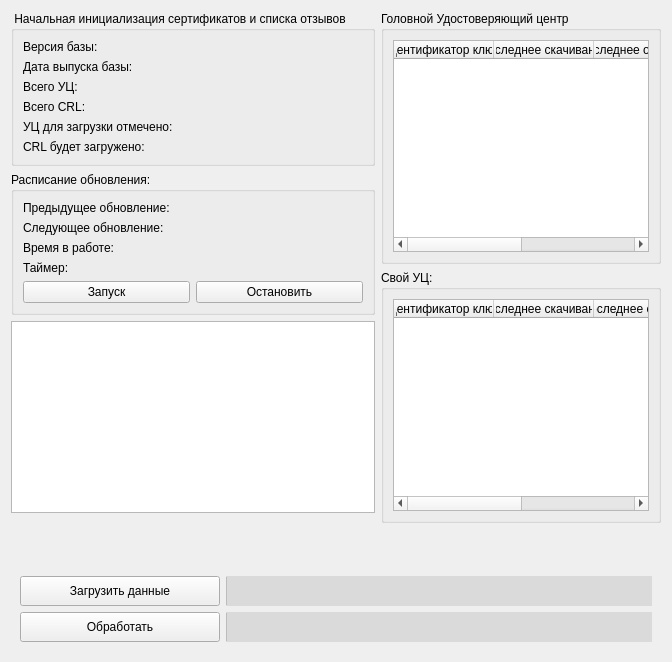
      <widget class="QWidget" name="tab">
       <attribute name="title">
        <string>Инициализация</string>
       </attribute>
       <layout class="QVBoxLayout" name="verticalLayout_3">
        <item>
         <layout class="QVBoxLayout" name="verticalLayout_2">
          <item>
           <layout class="QVBoxLayout" name="verticalLayout_5">
            <item>
             <layout class="QHBoxLayout" name="horizontalLayout_13">
              <item>
               <layout class="QVBoxLayout" name="verticalLayout_34">
                <item alignment="Qt::AlignTop">
                 <widget class="QFrame" name="frame_10">
                  <property name="frameShape">
                   <enum>QFrame::NoFrame</enum>
                  </property>
                  <property name="frameShadow">
                   <enum>QFrame::Raised</enum>
                  </property>
                  <layout class="QVBoxLayout" name="verticalLayout_37">
                   <property name="spacing">
                    <number>0</number>
                   </property>
                   <property name="leftMargin">
                    <number>0</number>
                   </property>
                   <property name="topMargin">
                    <number>0</number>
                   </property>
                   <property name="rightMargin">
                    <number>0</number>
                   </property>
                   <property name="bottomMargin">
                    <number>0</number>
                   </property>
                   <item>
                    <widget class="QGroupBox" name="groupBox">
                     <property name="maximumSize">
                      <size>
                       <width>500</width>
                       <height>182</height>
                      </size>
                     </property>
                     <property name="title">
                      <string> Начальная инициализация сертификатов и списка отзывов</string>
                     </property>
                     <layout class="QVBoxLayout" name="verticalLayout_14">
                      <item>
                       <layout class="QVBoxLayout" name="verticalLayout_13">
                        <item>
                         <widget class="QLabel" name="label_3">
                          <property name="text">
                           <string>Версия базы:</string>
                          </property>
                         </widget>
                        </item>
                        <item>
                         <widget class="QLabel" name="label_2">
                          <property name="text">
                           <string>Дата выпуска базы:</string>
                          </property>
                         </widget>
                        </item>
                        <item>
                         <widget class="QLabel" name="label">
                          <property name="text">
                           <string>Всего УЦ:</string>
                          </property>
                         </widget>
                        </item>
                        <item>
                         <widget class="QLabel" name="label_4">
                          <property name="text">
                           <string>Всего CRL:</string>
                          </property>
                         </widget>
                        </item>
                        <item>
                         <widget class="QLabel" name="label_5">
                          <property name="text">
                           <string>УЦ для загрузки отмечено:</string>
                          </property>
                         </widget>
                        </item>
                        <item>
                         <widget class="QLabel" name="label_6">
                          <property name="text">
                           <string>CRL будет загружено:</string>
                          </property>
                         </widget>
                        </item>
                       </layout>
                      </item>
                     </layout>
                    </widget>
                   </item>
                  </layout>
                 </widget>
                </item>
                <item alignment="Qt::AlignTop">
                 <widget class="QGroupBox" name="groupBox_17">
                  <property name="title">
                   <string>Расписание обновления:</string>
                  </property>
                  <layout class="QVBoxLayout" name="verticalLayout_94">
                   <item>
                    <layout class="QVBoxLayout" name="verticalLayout_93">
                     <item>
                      <widget class="QLabel" name="label_37">
                       <property name="text">
                        <string>Предыдущее обновление: </string>
                       </property>
                      </widget>
                     </item>
                     <item>
                      <widget class="QLabel" name="label_38">
                       <property name="text">
                        <string>Следующее обновление:</string>
                       </property>
                      </widget>
                     </item>
                     <item>
                      <widget class="QLabel" name="label_36">
                       <property name="text">
                        <string>Время в работе:</string>
                       </property>
                      </widget>
                     </item>
                     <item>
                      <widget class="QLabel" name="label_15">
                       <property name="text">
                        <string>Таймер:</string>
                       </property>
                      </widget>
                     </item>
                    </layout>
                   </item>
                   <item>
                    <layout class="QHBoxLayout" name="horizontalLayout_73">
                     <item>
                      <widget class="QPushButton" name="pushButton_19">
                       <property name="text">
                        <string>Запуск</string>
                       </property>
                      </widget>
                     </item>
                     <item>
                      <widget class="QPushButton" name="pushButton_20">
                       <property name="text">
                        <string>Остановить</string>
                       </property>
                      </widget>
                     </item>
                    </layout>
                   </item>
                  </layout>
                 </widget>
                </item>
                <item>
                 <widget class="QListWidget" name="listWidget">
                  <property name="sizePolicy">
                   <sizepolicy hsizetype="Preferred" vsizetype="Expanding">
                    <horstretch>0</horstretch>
                    <verstretch>0</verstretch>
                   </sizepolicy>
                  </property>
                 </widget>
                </item>
                <item alignment="Qt::AlignHCenter|Qt::AlignBottom">
                 <widget class="QFrame" name="frame_11">
                  <property name="frameShape">
                   <enum>QFrame::NoFrame</enum>
                  </property>
                  <property name="frameShadow">
                   <enum>QFrame::Raised</enum>
                  </property>
                  <layout class="QVBoxLayout" name="verticalLayout_38">
                   <property name="spacing">
                    <number>0</number>
                   </property>
                   <property name="leftMargin">
                    <number>0</number>
                   </property>
                   <property name="topMargin">
                    <number>0</number>
                   </property>
                   <property name="rightMargin">
                    <number>0</number>
                   </property>
                   <property name="bottomMargin">
                    <number>0</number>
                   </property>
                   <item>
                    <widget class="QFrame" name="frame_12">
                     <property name="frameShape">
                      <enum>QFrame::NoFrame</enum>
                     </property>
                     <property name="frameShadow">
                      <enum>QFrame::Raised</enum>
                     </property>
                     <layout class="QHBoxLayout" name="horizontalLayout_2">
                      <property name="spacing">
                       <number>1</number>
                      </property>
                      <property name="leftMargin">
                       <number>1</number>
                      </property>
                      <property name="topMargin">
                       <number>1</number>
                      </property>
                      <property name="rightMargin">
                       <number>1</number>
                      </property>
                      <property name="bottomMargin">
                       <number>1</number>
                      </property>
                     </layout>
                    </widget>
                   </item>
                   <item>
                    <widget class="QFrame" name="frame_13">
                     <property name="frameShape">
                      <enum>QFrame::NoFrame</enum>
                     </property>
                     <property name="frameShadow">
                      <enum>QFrame::Raised</enum>
                     </property>
                     <layout class="QHBoxLayout" name="horizontalLayout_3">
                      <property name="spacing">
                       <number>1</number>
                      </property>
                      <property name="leftMargin">
                       <number>1</number>
                      </property>
                      <property name="topMargin">
                       <number>1</number>
                      </property>
                      <property name="rightMargin">
                       <number>1</number>
                      </property>
                      <property name="bottomMargin">
                       <number>1</number>
                      </property>
                     </layout>
                    </widget>
                   </item>
                  </layout>
                 </widget>
                </item>
               </layout>
              </item>
              <item>
               <layout class="QVBoxLayout" name="verticalLayout_33">
                <item>
                 <widget class="QGroupBox" name="groupBox_2">
                  <property name="title">
                   <string>Головной Удостоверяющий центр</string>
                  </property>
                  <layout class="QVBoxLayout" name="verticalLayout_35">
                   <item>
                    <widget class="QTableWidget" name="tableWidget_7">
                     <property name="verticalScrollBarPolicy">
                      <enum>Qt::ScrollBarAlwaysOff</enum>
                     </property>
                     <property name="sortingEnabled">
                      <bool>true</bool>
                     </property>
                     <attribute name="verticalHeaderVisible">
                      <bool>false</bool>
                     </attribute>
                     <column>
                      <property name="text">
                       <string>Идентификатор ключа</string>
                      </property>
                     </column>
                     <column>
                      <property name="text">
                       <string>Последнее скачивание</string>
                      </property>
                     </column>
                     <column>
                      <property name="text">
                       <string>Последнее обновление</string>
                      </property>
                     </column>
                     <column>
                      <property name="text">
                       <string>Следующее обновление</string>
                      </property>
                     </column>
                    </widget>
                   </item>
                  </layout>
                 </widget>
                </item>
                <item>
                 <widget class="QGroupBox" name="groupBox_3">
                  <property name="title">
                   <string>Свой УЦ: </string>
                  </property>
                  <layout class="QVBoxLayout" name="verticalLayout_36">
                   <item>
                    <widget class="QTableWidget" name="tableWidget_8">
                     <property name="verticalScrollBarPolicy">
                      <enum>Qt::ScrollBarAlwaysOff</enum>
                     </property>
                     <property name="sortingEnabled">
                      <bool>true</bool>
                     </property>
                     <attribute name="verticalHeaderVisible">
                      <bool>false</bool>
                     </attribute>
                     <column>
                      <property name="text">
                       <string>Идентификатор ключа</string>
                      </property>
                     </column>
                     <column>
                      <property name="text">
                       <string>Последнее скачивание</string>
                      </property>
                     </column>
                     <column>
                      <property name="text">
                       <string>Последнее обновлени</string>
                      </property>
                     </column>
                     <column>
                      <property name="text">
                       <string>Следующее обновление</string>
                      </property>
                     </column>
                    </widget>
                   </item>
                  </layout>
                 </widget>
                </item>
               </layout>
              </item>
             </layout>
            </item>
           </layout>
          </item>
          <item>
           <layout class="QVBoxLayout" name="verticalLayout_4">
            <item>
             <layout class="QVBoxLayout" name="verticalLayout_6">
              <item>
               <widget class="QFrame" name="frame_3">
                <property name="frameShape">
                 <enum>QFrame::NoFrame</enum>
                </property>
                <property name="frameShadow">
                 <enum>QFrame::Raised</enum>
                </property>
                <layout class="QVBoxLayout" name="verticalLayout_16">
                 <property name="spacing">
                  <number>6</number>
                 </property>
                 <property name="leftMargin">
                  <number>9</number>
                 </property>
                 <property name="rightMargin">
                  <number>9</number>
                 </property>
                 <item>
                  <widget class="QFrame" name="frame_14">
                   <property name="frameShape">
                    <enum>QFrame::NoFrame</enum>
                   </property>
                   <property name="frameShadow">
                    <enum>QFrame::Plain</enum>
                   </property>
                   <layout class="QHBoxLayout" name="horizontalLayout_14">
                    <property name="spacing">
                     <number>6</number>
                    </property>
                    <property name="leftMargin">
                     <number>0</number>
                    </property>
                    <property name="topMargin">
                     <number>0</number>
                    </property>
                    <property name="rightMargin">
                     <number>0</number>
                    </property>
                    <property name="bottomMargin">
                     <number>0</number>
                    </property>
                    <item>
                     <layout class="QVBoxLayout" name="verticalLayout_15">
                      <item>
                       <widget class="QLabel" name="label_7">
                        <property name="text">
                         <string/>
                        </property>
                       </widget>
                      </item>
                     </layout>
                    </item>
                   </layout>
                  </widget>
                 </item>
                </layout>
               </widget>
              </item>
             </layout>
            </item>
            <item>
             <layout class="QVBoxLayout" name="verticalLayout_7">
              <item>
               <widget class="QFrame" name="frame">
                <property name="frameShape">
                 <enum>QFrame::NoFrame</enum>
                </property>
                <property name="frameShadow">
                 <enum>QFrame::Raised</enum>
                </property>
                <layout class="QHBoxLayout" name="horizontalLayout_5">
                 <item alignment="Qt::AlignBottom">
                  <widget class="QFrame" name="frame_2">
                   <property name="enabled">
                    <bool>true</bool>
                   </property>
                   <property name="sizePolicy">
                    <sizepolicy hsizetype="Preferred" vsizetype="Preferred">
                     <horstretch>0</horstretch>
                     <verstretch>0</verstretch>
                    </sizepolicy>
                   </property>
                   <property name="minimumSize">
                    <size>
                     <width>0</width>
                     <height>0</height>
                    </size>
                   </property>
                   <property name="styleSheet">
                    <string notr="true">;
border-color: rgb(0, 0, 0);</string>
                   </property>
                   <property name="frameShape">
                    <enum>QFrame::NoFrame</enum>
                   </property>
                   <property name="frameShadow">
                    <enum>QFrame::Raised</enum>
                   </property>
                   <layout class="QHBoxLayout" name="horizontalLayout_4">
                    <property name="spacing">
                     <number>6</number>
                    </property>
                    <property name="leftMargin">
                     <number>0</number>
                    </property>
                    <property name="topMargin">
                     <number>0</number>
                    </property>
                    <property name="rightMargin">
                     <number>0</number>
                    </property>
                    <property name="bottomMargin">
                     <number>0</number>
                    </property>
                    <item>
                     <layout class="QVBoxLayout" name="verticalLayout_10">
                      <item>
                       <widget class="QPushButton" name="pushButton">
                        <property name="minimumSize">
                         <size>
                          <width>200</width>
                          <height>30</height>
                         </size>
                        </property>
                        <property name="baseSize">
                         <size>
                          <width>0</width>
                          <height>0</height>
                         </size>
                        </property>
                        <property name="text">
                         <string>Загрузить данные</string>
                        </property>
                       </widget>
                      </item>
                      <item>
                       <widget class="QPushButton" name="pushButton_2">
                        <property name="minimumSize">
                         <size>
                          <width>200</width>
                          <height>30</height>
                         </size>
                        </property>
                        <property name="text">
                         <string>Обработать</string>
                        </property>
                       </widget>
                      </item>
                     </layout>
                    </item>
                    <item>
                     <layout class="QVBoxLayout" name="verticalLayout_11">
                      <item alignment="Qt::AlignBottom">
                       <widget class="QProgressBar" name="progressBar">
                        <property name="minimumSize">
                         <size>
                          <width>0</width>
                          <height>30</height>
                         </size>
                        </property>
                        <property name="font">
                         <font>
                          <weight>50</weight>
                          <bold>false</bold>
                          <kerning>true</kerning>
                         </font>
                        </property>
                        <property name="styleSheet">
                         <string notr="true">background-color: rgb(218, 218, 218);</string>
                        </property>
                        <property name="alignment">
                         <set>Qt::AlignCenter</set>
                        </property>
                        <property name="textVisible">
                         <bool>true</bool>
                        </property>
                        <property name="orientation">
                         <enum>Qt::Horizontal</enum>
                        </property>
                        <property name="invertedAppearance">
                         <bool>false</bool>
                        </property>
                        <property name="textDirection">
                         <enum>QProgressBar::TopToBottom</enum>
                        </property>
                       </widget>
                      </item>
                      <item alignment="Qt::AlignBottom">
                       <widget class="QProgressBar" name="progressBar_2">
                        <property name="minimumSize">
                         <size>
                          <width>0</width>
                          <height>30</height>
                         </size>
                        </property>
                        <property name="font">
                         <font>
                          <kerning>false</kerning>
                         </font>
                        </property>
                        <property name="mouseTracking">
                         <bool>false</bool>
                        </property>
                        <property name="styleSheet">
                         <string notr="true">background-color: rgb(218, 218, 218);</string>
                        </property>
                        <property name="alignment">
                         <set>Qt::AlignCenter</set>
                        </property>
                        <property name="textVisible">
                         <bool>true</bool>
                        </property>
                        <property name="orientation">
                         <enum>Qt::Horizontal</enum>
                        </property>
                        <property name="invertedAppearance">
                         <bool>false</bool>
                        </property>
                        <property name="textDirection">
                         <enum>QProgressBar::TopToBottom</enum>
                        </property>
                       </widget>
                      </item>
                     </layout>
                    </item>
                   </layout>
                  </widget>
                 </item>
                </layout>
               </widget>
              </item>
             </layout>
            </item>
           </layout>
          </item>
         </layout>
        </item>
       </layout>
      </widget>
